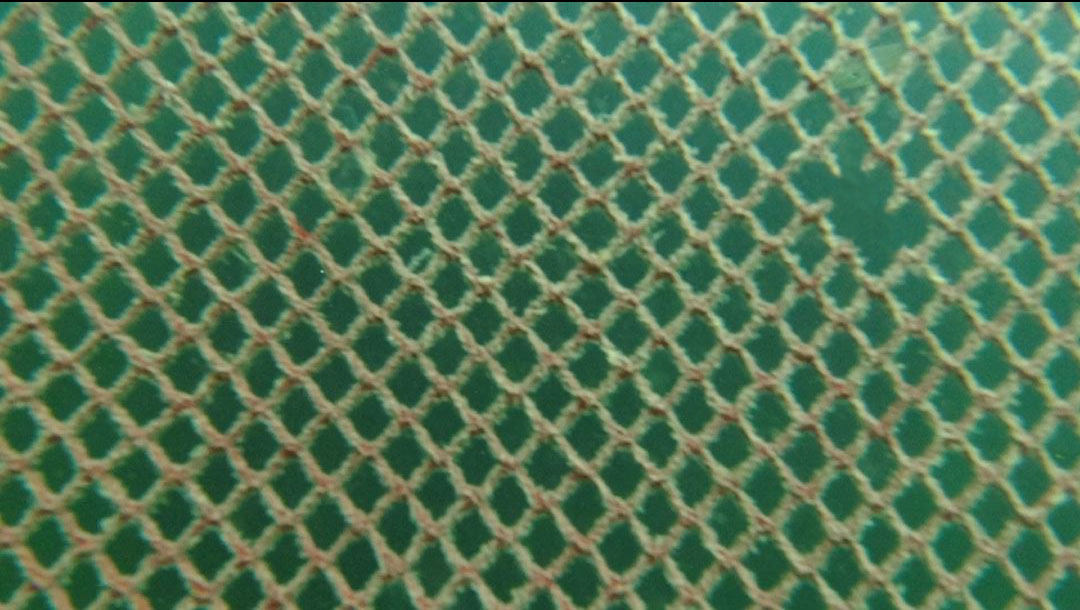
//> input picture image/1.jpg, 1080 x 610 px; its folder holds only this picture in this run
$ ./main   (built with g++ and OpenCV 4)
//> lines starting //> are read from the running program, lines starting //| are printed output that depends on the picture; after the words box and inside, x2 and y2 are one past the last pixel; in counts of white or black regions, pixels touching at a corner belong together
#include "opencv2/opencv.hpp"
#include <iostream>
#include <algorithm>

using namespace cv;
using namespace std;

Mat image_preprocessing(Mat);
Mat detect_netdefect(Mat, Mat);

struct meshinfo
{
	int label;
	int x;
	float area;
};
bool cmp(meshinfo mesh1, meshinfo mesh2)
{
	if (mesh1.x < mesh2.x) return true;

	return false;
}

bool cmp_area(meshinfo mesh1, meshinfo mesh2)
{
	if (mesh1.area < mesh2.area) return true;
	else if (mesh1.area == mesh2.area)
	{
		if (mesh1.label < mesh2.label) return true;
	}
	return false;
}


int main()
{
	Mat img, preprocessingimg;
	vector<String> IMGarray;

	String path("image/*.*");
	//cout << "Put the directory path that have images (ex. C:/your/directory/path/*.*)" << endl;
	//getline(cin, path);

	glob(path, IMGarray, false);

	cout << IMGarray.size() << endl;

	if (IMGarray.size() == 0)
		cout << "No image in directory, check the directory or path" << endl;

	else
	{
		for (int cnt = 0; cnt < IMGarray.size(); cnt++)
		{
			img = imread(IMGarray[cnt]);
//> img is the input picture: 610 rows x 1080 cols, CV_8UC3; mean B, G, R 86.9, 119.3, 85.7
			if (img.empty()) cout << "No image in directory, check the directory or path" << endl;
			resize(img, img, Size(1000, 500));
//> img: 500 rows x 1000 cols, CV_8UC3

			preprocessingimg = image_preprocessing(img);

			Mat resultimg = detect_netdefect(img, preprocessingimg);

			imshow("Result", resultimg);
			waitKey(0);

		}
	}

	return 0;
}

Mat image_preprocessing(Mat img)
{
	Mat GsubR_filter, bgr_channle[3];

	split(img, bgr_channle);
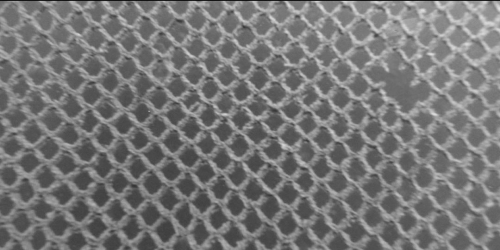
//> bgr_channle[1]: 500 rows x 1000 cols, CV_8UC1 (shown at 1/2 size); min 0, max 225, mean 119.2
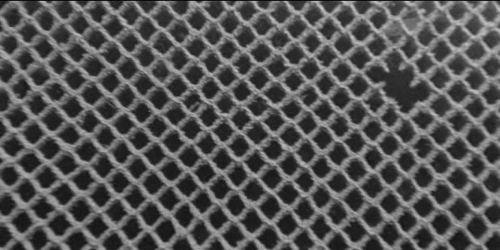
//> bgr_channle[2]: 500 rows x 1000 cols, CV_8UC1 (shown at 1/2 size); min 0, max 203, mean 85.5

	Mat RsubG = bgr_channle[2] - bgr_channle[1];
	equalizeHist(RsubG, RsubG);
	threshold(RsubG, RsubG, 50, 255, THRESH_BINARY);
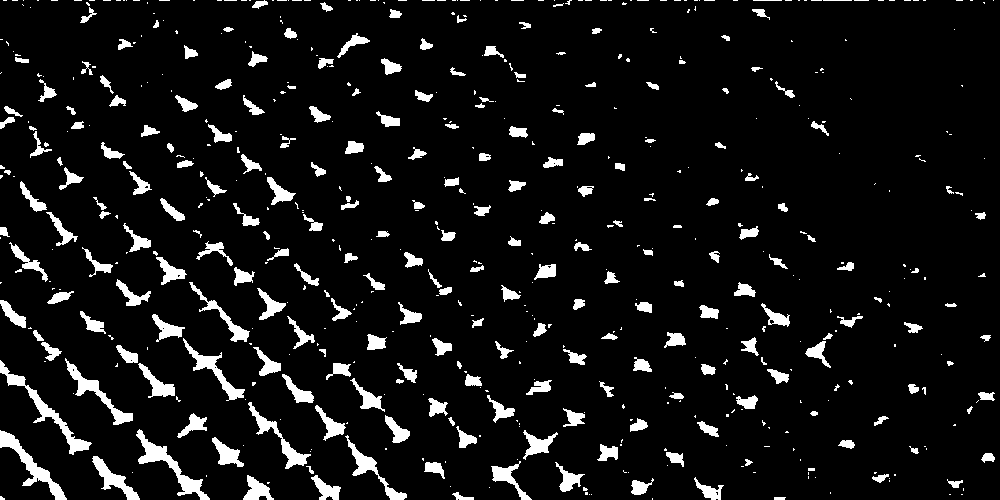
//> RsubG: 500 rows x 1000 cols, CV_8UC1; 7.7% white; 595 white regions (361 under 20 px), largest, box (x1, y1, x2, y2) and area: (0, 360, 92, 455) 1091, (136, 429, 210, 500) 1078, (0, 430, 67, 500) 1001

	Mat GsubR = bgr_channle[1] - bgr_channle[2];
	equalizeHist(GsubR, GsubR);
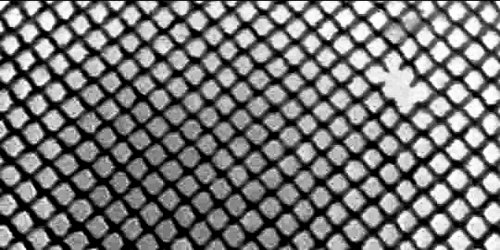
//> GsubR: 500 rows x 1000 cols, CV_8UC1 (shown at 1/2 size); min 0, max 255, mean 116.5
	GaussianBlur(GsubR, GsubR_filter, Size(0, 0), 8, 0);
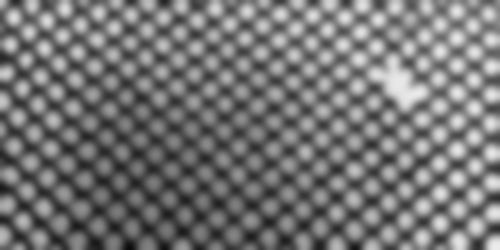
//> GsubR_filter: 500 rows x 1000 cols, CV_8UC1 (shown at 1/2 size); min 9, max 236, mean 116.6

	Mat kernel = getStructuringElement(MORPH_CROSS, Size(11, 11));
	morphologyEx(GsubR_filter, GsubR_filter, MORPH_BLACKHAT, kernel);
	GsubR_filter = GsubR_filter * 255;
//> GsubR_filter: 500 rows x 1000 cols, CV_8UC1; 28.3% white; 12 white regions (10 under 20 px), largest, box (x1, y1, x2, y2) and area: (0, 0, 1000, 500) 141377, (1, 85, 5, 93) 23

	Mat Netimg = RsubG + GsubR_filter;
//> Netimg: 500 rows x 1000 cols, CV_8UC1; 29.1% white; 63 white regions (60 under 20 px), largest, box (x1, y1, x2, y2) and area: (0, 0, 1000, 500) 145346, (422, 0, 435, 5) 25, (1, 85, 5, 93) 23
	Netimg = 255 - Netimg;

	return Netimg;
}

Mat detect_netdefect(Mat originimg, Mat preprocessingimg)
{
	Mat labels, stats, centroids;

	int nlabels = connectedComponentsWithStats(preprocessingimg, labels, stats, centroids);
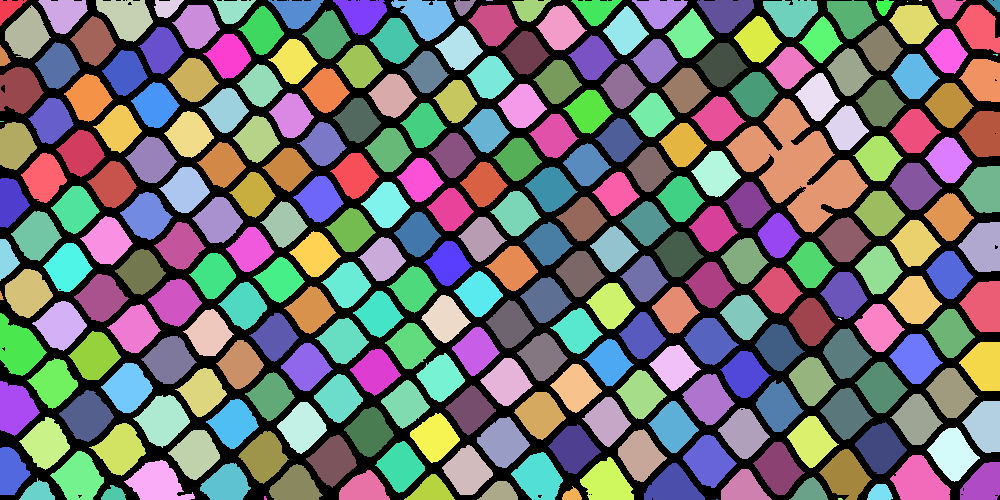
//> labels: 500 rows x 1000 cols, CV_32SC1; 280 distinct labels, from 0 to 279; one colour per label, 0 black
//> stats = 280 rows, first 6: [0, 0, 1000, 500, 145724], [0, 0, 27, 26, 340], [38, 0, 50, 34, 1081], [96, 0, 57, 42, 1535], [154, 0, 30, 18, 360], [213, 0, 43, 24, 627]; centroids = 280 pairs, first value 0.857 to 995.4, second value 0 to 499; nlabels = 280

	vector<Rect> hole_boundingbox;
	for (int i = 0; i < nlabels; i++)
	{
		int x = stats.at<int>(i, CC_STAT_LEFT);
		int y = stats.at<int>(i, CC_STAT_TOP);
		int w = stats.at<int>(i, CC_STAT_WIDTH);
		int h = stats.at<int>(i, CC_STAT_HEIGHT);

		Rect box(x, y, w, h);
		hole_boundingbox.push_back(box);
	}
//> this loop made 280 passes
//> (x, y, w, h) on passes 1 to 3: (0, 0, 1000, 500), (0, 0, 27, 26), (38, 0, 50, 34)
//> after the loop, hole_boundingbox = 280 Rects (x, y, width, height), first 8: [0, 0, 1000, 500], [0, 0, 27, 26], [38, 0, 50, 34], [96, 0, 57, 42], [154, 0, 30, 18], [213, 0, 43, 24], [268, 0, 56, 29], [333, 0, 54, 35]

	meshinfo number_area;
	vector<meshinfo> mesh_col;
	vector<vector<meshinfo>> mesh_row;

	int count = 1;

	for (int i = 1; i < nlabels; i++)
	{
		if (stats.at<int>(i, CC_STAT_AREA) < 100) continue;

		number_area.label = i;
		number_area.area = stats.at<int>(i, CC_STAT_AREA);
		number_area.x = stats.at<int>(i, CC_STAT_LEFT);

		mesh_col.push_back(number_area);

		if (stats.at<int>(i, CC_STAT_TOP) > ((originimg.rows / 3) * count))
		{
			mesh_row.push_back(mesh_col);
			mesh_col.erase(mesh_col.begin(), mesh_col.end());
			count += 1;
		}
	}
//> this loop made 279 passes
//> number_area.area on passes 1 to 8: 340, 1081, 1535, 360, 627, 930, 1196, 1514
//> after the loop, mesh_col = 74 items; mesh_row = 2 items; count = 3

	mesh_row.push_back(mesh_col);
//> mesh_row = 3 items

	vector<meshinfo> detect_area;
	vector<int> first_detect;
	double avr_area = 0, diff_area = 0;

	for (int i = 0; i < mesh_row.size(); i++)
	{
		sort(mesh_row[i].begin(), mesh_row[i].end(), cmp);

		for (int j = 0; j < mesh_row[i].size(); j++)
		{

			detect_area.push_back(mesh_row[i][j]);
			avr_area += mesh_row[i][j].area;

			if (detect_area.size() % 9 == 0)
			{

				sort(detect_area.begin(), detect_area.end(), cmp_area);

				avr_area = avr_area / 9;
				diff_area = detect_area.back().area - detect_area.at(7).area;

				if (diff_area > avr_area)
				{
					int number = detect_area.back().label;
					first_detect.push_back(number);

				}

				detect_area.erase(detect_area.begin(), detect_area.end());
				avr_area = 0;
				diff_area = 0;
			}
		}

	}
//> this loop made 3 passes
//> avr_area on passes 1 to 3: 9655, 7274, 10509
//> after the loop, detect_area = 7 items; avr_area = 10509; diff_area = 0; first_detect = [80]

	int temp = 0;
	for (int i = 0; i < first_detect.size(); i++)
	{
		int x = stats.at<int>(first_detect[i], CC_STAT_LEFT);
		int y = stats.at<int>(first_detect[i], CC_STAT_TOP);
		int w = stats.at<int>(first_detect[i], CC_STAT_WIDTH);
		int h = stats.at<int>(first_detect[i], CC_STAT_HEIGHT);
		Rect standard(x, y, w, h);
		for (int j = 0; j < hole_boundingbox.size(); j++)
		{
			Rect occlusionbox = standard & hole_boundingbox[j];
			if (occlusionbox.area() > 0)
			{
				temp += 1;
			}
		}

		if (temp > 9)
		{
			rectangle(originimg, standard, Scalar(0, 0, 255), 2);
		}
	}
//> this loop made 1 pass
//> (x, y, w, h, temp) on pass 1: (726, 98, 142, 135, 14)
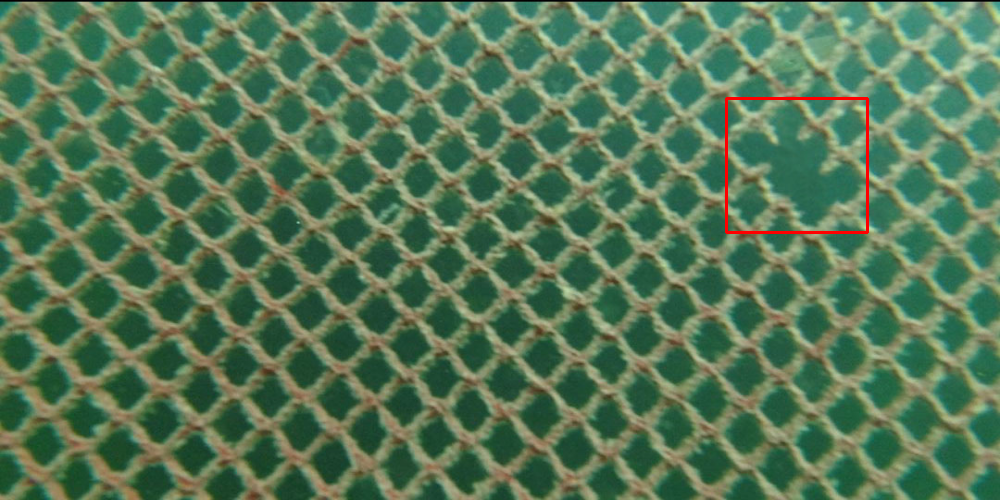
//> originimg: 500 rows x 1000 cols, CV_8UC3; mean B, G, R 86.4, 118.7, 86.1
//> after the loop, temp = 14

	return originimg;
}

$ run again, on image/10_3.jpg
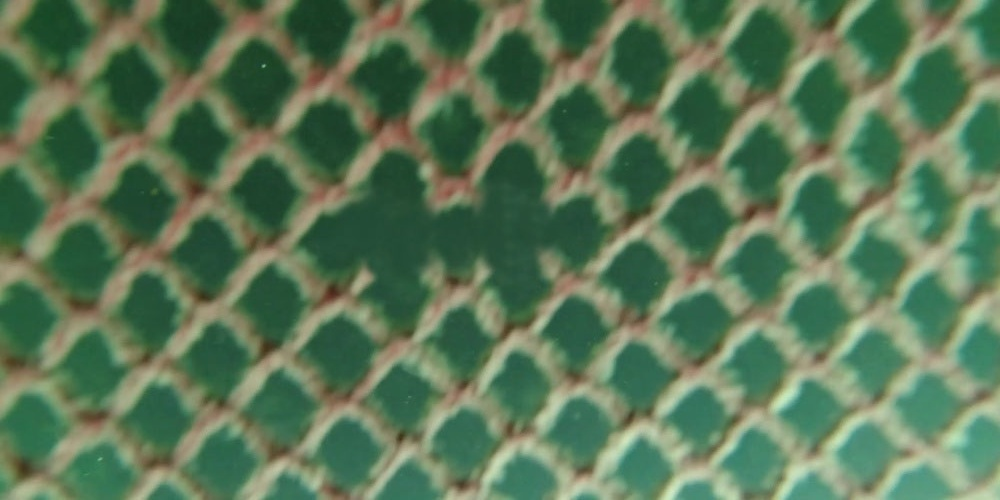
//> input picture image/10_3.jpg, 1000 x 500 px
//> img is the input picture: 500 rows x 1000 cols, CV_8UC3; mean B, G, R 87.8, 119.4, 91.4
//> in detect_netdefect, `int nlabels = connectedComponentsWithStats(preprocessingimg, labels, s..`:
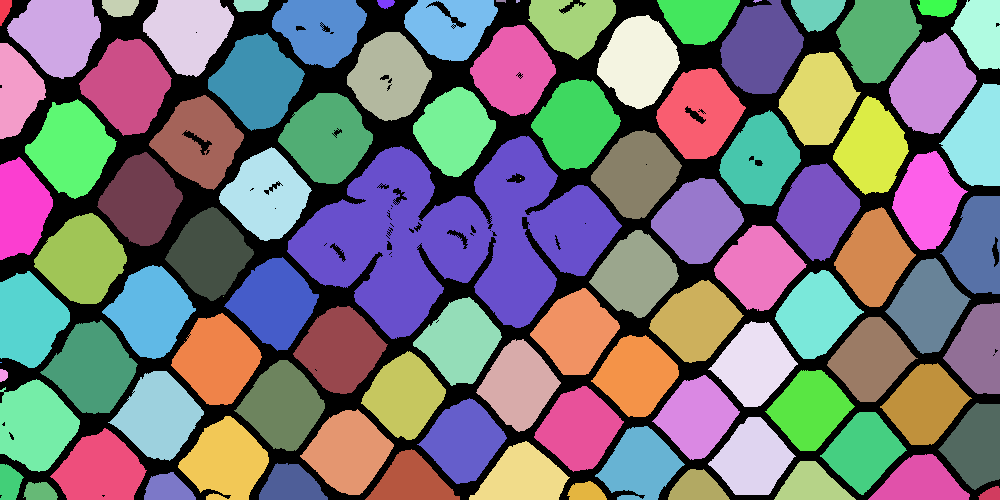
//> labels: 500 rows x 1000 cols, CV_32SC1; 97 distinct labels, from 0 to 96; one colour per label, 0 black
//> stats = 97 rows, first 6: [0, 0, 1000, 500, 108054], [0, 0, 12, 26, 208], [7, 0, 94, 79, 5198], [102, 0, 37, 17, 513], [143, 0, 91, 77, 4780], [233, 0, 36, 12, 356]; centroids = 97 pairs, first value 0.5 to 990.6, second value 0.533 to 493.8; nlabels = 97
//> the loop in detect_netdefect, `for (int i = 0; i < nlabels; i++)` made 97 passes
//> (x, y, w, h) on passes 1 to 8: (0, 0, 1000, 500), (0, 0, 12, 26), (7, 0, 94, 79), (102, 0, 37, 17), (143, 0, 91, 77), (233, 0, 36, 12), (272, 0, 95, 68), (377, 0, 18, 9)
//> after the loop in detect_netdefect, `for (int i = 0; i < nlabels; i++)`: hole_boundingbox = 97 Rects (x, y, width, height), first 8: [0, 0, 1000, 500], [0, 0, 12, 26], [7, 0, 94, 79], [102, 0, 37, 17], [143, 0, 91, 77], [233, 0, 36, 12], [272, 0, 95, 68], [377, 0, 18, 9]
//> the loop in detect_netdefect, `for (int i = 1; i < nlabels; i++)` made 96 passes
//> (number_area.area, count) on passes 44, 66: (5153, 2), (4560, 3)
//> after the loop in detect_netdefect, `for (int i = 1; i < nlabels; i++)`: count = 3
//> mesh_row = 3 items
//> the loop in detect_netdefect, `for (int i = 0; i < mesh_row.size(); i++)` made 3 passes
//> avr_area on passes 1 to 3: 11876, 31117, 25556
//> after the loop in detect_netdefect, `for (int i = 0; i < mesh_row.size(); i++)`: detect_area = 8 items; avr_area = 25556; diff_area = 0; first_detect = [37]
//> the loop in detect_netdefect, `for (int i = 0; i < first_detect.size(); i++)` made 1 pass
//> (x, y, w, h, temp) on pass 1: (287, 136, 335, 203, 14)
//> after the loop in detect_netdefect, `for (int i = 0; i < first_detect.size(); i++)`:
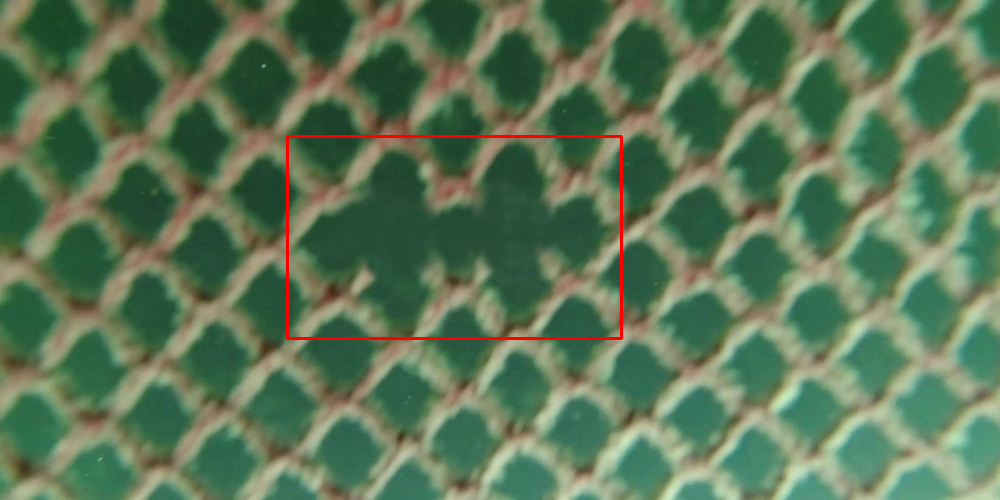
//> originimg: 500 rows x 1000 cols, CV_8UC3; 0.64% of pixels changed, all inside (x1, y1, x2, y2) = (286, 135, 623, 340)
//> after the loop in detect_netdefect, `for (int i = 0; i < first_detect.size(); i++)`: temp = 14

$ run again, on image/11.jpg
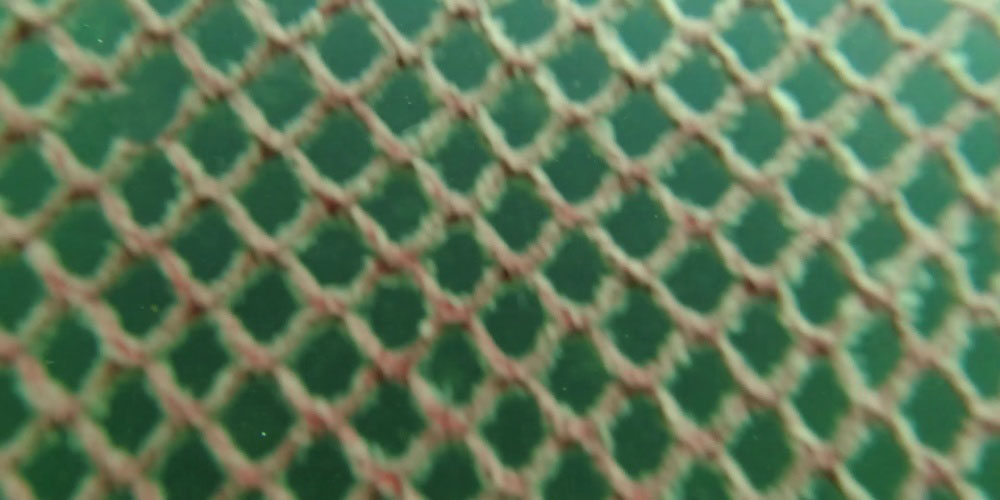
//> input picture image/11.jpg, 1000 x 500 px
//> img is the input picture: 500 rows x 1000 cols, CV_8UC3; mean B, G, R 88.3, 120, 92.4
//> in image_preprocessing, `threshold(RsubG, RsubG, 50, 255, THRESH_BINARY);`:
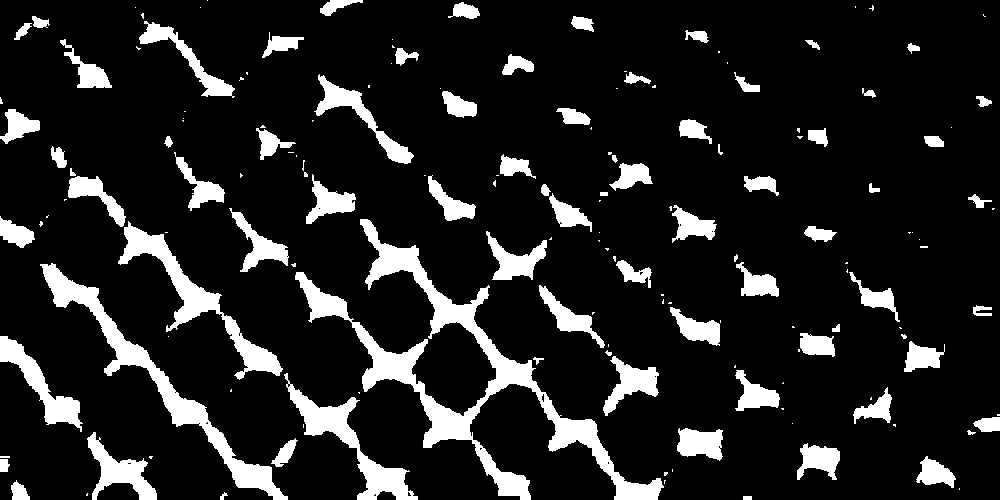
//> RsubG: 500 rows x 1000 cols, CV_8UC1; 13.2% white; 164 white regions (84 under 20 px), largest, box (x1, y1, x2, y2) and area: (295, 219, 664, 500) 14026, (40, 263, 288, 500) 6016, (118, 221, 283, 380) 4177
//> in detect_netdefect, `int nlabels = connectedComponentsWithStats(preprocessingimg, labels, s..`:
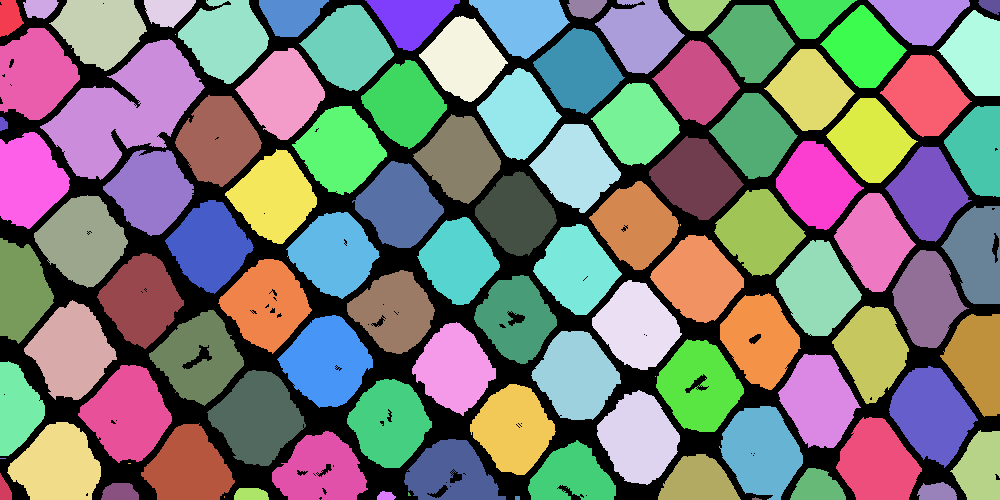
//> labels: 500 rows x 1000 cols, CV_32SC1; 105 distinct labels, from 0 to 104; one colour per label, 0 black
//> stats = 105 rows, first 6: [0, 0, 1000, 500, 109877], [0, 0, 24, 37, 649], [23, 0, 36, 19, 509], [49, 0, 98, 71, 4625], [144, 0, 52, 28, 1025], [178, 0, 91, 84, 4899]; centroids = 105 pairs, first value 2.5 to 990.4, second value 5.27 to 498.5; nlabels = 105
//> the loop in detect_netdefect, `for (int i = 0; i < nlabels; i++)` made 105 passes
//> (x, y, w, h) on passes 1 to 8: (0, 0, 1000, 500), (0, 0, 24, 37), (23, 0, 36, 19), (49, 0, 98, 71), (144, 0, 52, 28), (178, 0, 91, 84), (259, 0, 70, 37), (365, 0, 95, 51)
//> after the loop in detect_netdefect, `for (int i = 0; i < nlabels; i++)`: hole_boundingbox = 105 Rects (x, y, width, height), first 8: [0, 0, 1000, 500], [0, 0, 24, 37], [23, 0, 36, 19], [49, 0, 98, 71], [144, 0, 52, 28], [178, 0, 91, 84], [259, 0, 70, 37], [365, 0, 95, 51]
//> the loop in detect_netdefect, `for (int i = 1; i < nlabels; i++)` made 104 passes
//> (number_area.area, count) on passes 46, 74: (4431, 2), (5303, 3)
//> after the loop in detect_netdefect, `for (int i = 1; i < nlabels; i++)`: count = 3
//> mesh_row = 3 items
//> the loop in detect_netdefect, `for (int i = 0; i < mesh_row.size(); i++)` made 3 passes
//> avr_area on passes 1 to 3: 27901, 37286, 13567
//> after the loop in detect_netdefect, `for (int i = 0; i < mesh_row.size(); i++)`: detect_area = 4 items; avr_area = 13567; diff_area = 0; first_detect = [23]
//> the loop in detect_netdefect, `for (int i = 0; i < first_detect.size(); i++)` made 1 pass
//> (x, y, w, h, temp) on pass 1: (40, 39, 165, 141, 8)
//> after the loop in detect_netdefect, `for (int i = 0; i < first_detect.size(); i++)`: temp = 8
